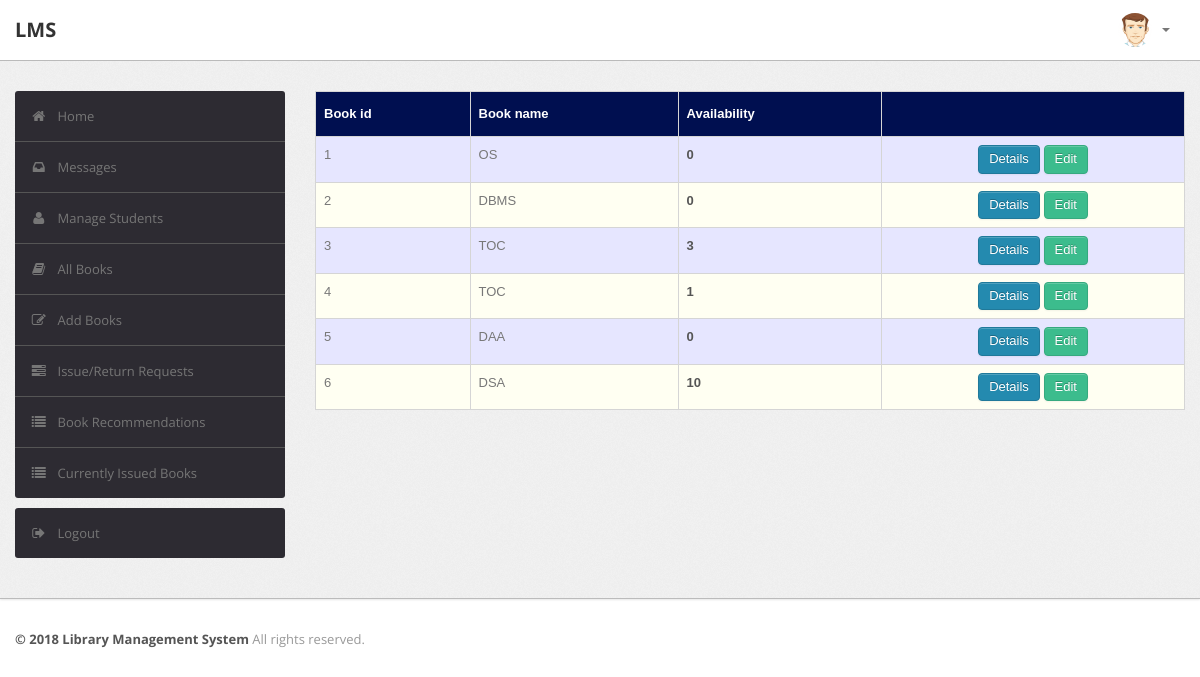
/admin/book.php (signed in), run on the app's committed database.
### tables this page shows
CREATE TABLE `book` (
  `BookId` int(10) NOT NULL AUTO_INCREMENT,
  `Title` varchar(50) DEFAULT NULL,
  `Publisher` varchar(50) DEFAULT NULL,
  `Year` varchar(50) DEFAULT NULL,
  `Availability` int(5) DEFAULT NULL,
  PRIMARY KEY (`BookId`)
);

### admin/book.php (the view, shortened to what this page needs)
<?php
require('dbconn.php');
?>
<?php
if ($_SESSION['RollNo']) {
    ?>
<!DOCTYPE html>
<html lang="en">
    <head>
        <link type="text/css" href="bootstrap/css/bootstrap.min.css" rel="stylesheet">
        <link type="text/css" href="bootstrap/css/bootstrap-responsive.min.css" rel="stylesheet">
        <link type="text/css" href="css/theme.css" rel="stylesheet">
        <link type="text/css" href="images/icons/css/font-awesome.css" rel="stylesheet">
    </head>
    <body>
        <div class="navbar navbar-fixed-top">
            <div class="navbar-inner">
                <div class="container">
                        <a class="brand" href="index.php">LMS </a>
                    <div class="nav-collapse collapse navbar-inverse-collapse">
                        <ul class="nav pull-right">
                            <li class="nav-user dropdown"><a href="#" class="dropdown-toggle" data-toggle="dropdown">
                                <img src="images/user.png" class="nav-avatar" />
                                <b class="caret"></b></a>
                            </li>
                        </ul>
                    </div>
                </div>
            </div>
        </div>
        <div class="wrapper">
            <div class="container">
                <div class="row">
                    <div class="span3">
                        <div class="sidebar">
                            <ul class="widget widget-menu unstyled">
                                <li class="active"><a href="index.php"><i class="menu-icon icon-home"></i>Home
                                </a></li>
                                 <li><a href="message.php"><i class="menu-icon icon-inbox"></i>Messages</a>
                                </li>
                                <li><a href="student.php"><i class="menu-icon icon-user"></i>Manage Students </a>
                                </li>
                                <li><a href="book.php"><i class="menu-icon icon-book"></i>All Books </a></li>
                                <li><a href="addbook.php"><i class="menu-icon icon-edit"></i>Add Books </a></li>
                                <li><a href="requests.php"><i class="menu-icon icon-tasks"></i>Issue/Return Requests </a></li>
                                <li><a href="recommendations.php"><i class="menu-icon icon-list"></i>Book Recommendations </a></li>
                                <li><a href="current.php"><i class="menu-icon icon-list"></i>Currently Issued Books </a></li>
                            </ul>
                            <ul class="widget widget-menu unstyled">
                                <li><a href="logout.php"><i class="menu-icon icon-signout"></i>Logout </a></li>
                            </ul>
                        </div>
                    </div>
                    <div class="span9">
                        <table class="table" id = "tables">
                                  <thead>
                                    <tr>
                                      <th>Book id</th>
                                      <th>Book name</th>
                                      <th>Availability</th>
                                      <th></th>
                                    </tr>
                                  </thead>
                                  <tbody>
                                    <?php
                            $sql="select * from LMS.book";
                            $result=$conn->query($sql);
                            while($row=$result->fetch_assoc())
                            {
                                $bookid=$row['BookId'];
                                $name=$row['Title'];
                                $avail=$row['Availability'];
                            ?>
                                    <tr>
                                      <td><?php echo $bookid ?></td>
                                      <td><?php echo $name ?></td>
                                      <td><b><?php echo $avail ?></b></td>
                                        <td><center>
                                            <a href="bookdetails.php?id=<?php echo $bookid; ?>" class="btn btn-primary">Details</a>
                                            <a href="edit_book_details.php?id=<?php echo $bookid; ?>" class="btn btn-success">Edit</a>
                                        </center></td>
                                    </tr>
                               <?php } ?>
                               </tbody>
                                </table>
                            </div>
                </div>
            </div>
        </div>
<div class="footer">
            <div class="container">
                <b class="copyright">&copy; 2018 Library Management System </b>All rights reserved.
            </div>
        </div>
    </body>
</html>
<?php }
else {
    echo "<script type='text/javascript'>alert('Access Denied!!!')</script>";
} ?>

### admin/css/theme.css (style rules this page uses)
#tables { font-family: "Trebuchet MS", Arial, Helvetica, sans-serif; border-collapse: collapse; width: 100%; }
#tables td, #tables th { border: 1px solid #ddd; padding: 8px; }
#tables tr:nth-child(even) { background-color: #fffff2; }
#tables tr:nth-child(odd) { background-color: #e6e6ff; }
#tables th { padding-top: 12px; padding-bottom: 12px; text-align: left; background-color: #000F50; color: white; }
body { font-size: 13px; font-family: 'Open Sans', Arial, sans-serif; background: #fff; color: #777 }
strong, b { color: #555 }
.wrapper { background: url(../images/bg.png) #eee; border-bottom: 1px solid #bbb; -webkit-box-shadow: 0 1px 2px rgba(0,0,0,0.1); -moz-box-shadow: 0 1px 2px rgba(0,0,0,0.1); box-shadow: 0 1px 2px rgba(0,0,0,0.1); padding: 30px 0 }
.footer { color: #999; padding: 30px 0 60px }
body [class^="icon-"], body [class*=" icon-"] { font-size: 14px; line-height: 20px; height: 20px }
.navbar { position: static!important; margin: 0!important }
.navbar .navbar-inner { background: #fff; border-bottom: 1px solid #bbb; -webkit-box-shadow: 0 1px 2px rgba(0,0,0,0.15); -moz-box-shadow: 0 1px 2px rgba(0,0,0,0.15); box-shadow: 0 1px 2px rgba(0,0,0,0.15) }
.navbar .brand { color: #333; font-weight: bold; font-size: 20px; margin-right: 20px; padding: 20px }
.navbar .nav>li>a { padding: 20px 15px; font-weight: bold; color: #777 }
.nav-user>a { height: 20px }
.nav-avatar { width: 34px; height: 34px; margin: -7px 5px 0 0; -webkit-border-radius: 50%; -moz-border-radius: 50%; border-radius: 50% }
.btn, .btn-box { -webkit-border-radius: 3px; -moz-border-radius: 3px; border-radius: 3px }
.btn { font-size: 13px; font-weight: 600 }
.btn { display: inline-block; margin-bottom: 0; font-weight: 400; text-align: center; vertical-align: middle; cursor: pointer; background-image: none; border: 1px solid transparent; white-space: nowrap; padding: 4px 10px; font-size: 13px; line-height: 1.42857; border-radius: 4px; -webkit-user-select: none; -moz-user-select: none; -ms-user-select: none; user-select: none }
.btn-primary { color: #fff; background-color: #248aaf; border-color: #20799a }
.btn-success { color: #fff; background-color: #3cbc8d; border-color: #36a97f }
.table { margin-bottom: 0 }
.table th, .table td { border-color: #d5d5d5!important }
.widget-menu { background: #fff; -webkit-border-radius: 3px; -moz-border-radius: 3px; border-radius: 3px; overflow: hidden }
.widget-menu a { color: #555; display: block; line-height: 20px; padding: 15px; text-decoration: none!important }
.widget-menu .menu-icon { margin-right: 10px; color: #767676; -webkit-transition: all .2s ease-in-out; -moz-transition: all .2s ease-in-out; transition: all .2s ease-in-out; }
.widget-menu>li+li { border-top: 1px solid #555 }
.widget-menu>li>a { background-color: #2d2b32; color: #767676; -webkit-transition: all .2s ease-in-out; -moz-transition: all .2s ease-in-out; transition: all .2s ease-in-out; }

### data on the page
book: BookId "1", Title "OS", Availability "0"
book: BookId "2", Title "DBMS", Availability "0"
book: BookId "3", Title "TOC", Availability "3"
book: BookId "4", Title "TOC", Availability "1"
book: BookId "5", Title "DAA", Availability "0"
book: BookId "6", Title "DSA", Availability "10"
